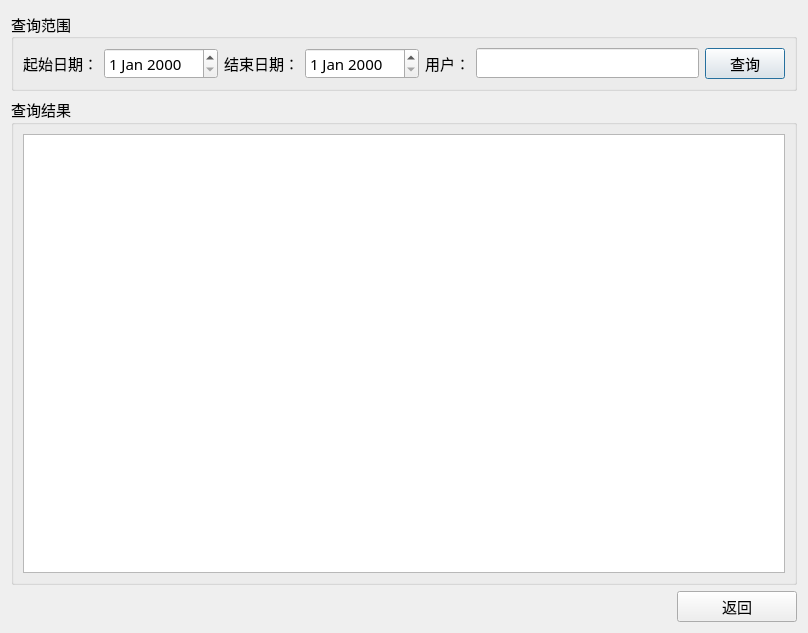
<?xml version="1.0" encoding="UTF-8"?>
<ui version="4.0">
 <class>LogDialog</class>
 <widget class="QDialog" name="LogDialog">
  <property name="geometry">
   <rect>
    <x>0</x>
    <y>0</y>
    <width>808</width>
    <height>633</height>
   </rect>
  </property>
  <property name="windowTitle">
   <string>Dialog</string>
  </property>
  <property name="layoutDirection">
   <enum>Qt::LeftToRight</enum>
  </property>
  <layout class="QGridLayout" name="gridLayout_3">
   <item row="0" column="0" colspan="2">
    <layout class="QVBoxLayout" name="verticalLayout">
     <item>
      <widget class="QGroupBox" name="groupBox">
       <property name="font">
        <font>
         <family>华文楷体</family>
         <pointsize>11</pointsize>
        </font>
       </property>
       <property name="layoutDirection">
        <enum>Qt::LeftToRight</enum>
       </property>
       <property name="title">
        <string>查询范围</string>
       </property>
       <property name="alignment">
        <set>Qt::AlignLeading|Qt::AlignLeft|Qt::AlignVCenter</set>
       </property>
       <layout class="QGridLayout" name="gridLayout">
        <item row="0" column="0">
         <layout class="QHBoxLayout" name="horizontalLayout">
          <item>
           <widget class="QLabel" name="label">
            <property name="font">
             <font>
              <family>华文楷体</family>
              <pointsize>11</pointsize>
             </font>
            </property>
            <property name="layoutDirection">
             <enum>Qt::LeftToRight</enum>
            </property>
            <property name="text">
             <string>起始日期：</string>
            </property>
           </widget>
          </item>
          <item>
           <widget class="QDateEdit" name="startDateEdit">
            <property name="font">
             <font>
              <family>华文楷体</family>
              <pointsize>11</pointsize>
             </font>
            </property>
            <property name="layoutDirection">
             <enum>Qt::LeftToRight</enum>
            </property>
           </widget>
          </item>
          <item>
           <widget class="QLabel" name="label_2">
            <property name="font">
             <font>
              <family>华文楷体</family>
              <pointsize>11</pointsize>
             </font>
            </property>
            <property name="layoutDirection">
             <enum>Qt::LeftToRight</enum>
            </property>
            <property name="text">
             <string>结束日期：</string>
            </property>
           </widget>
          </item>
          <item>
           <widget class="QDateEdit" name="endDateEdit">
            <property name="font">
             <font>
              <family>华文楷体</family>
              <pointsize>11</pointsize>
             </font>
            </property>
            <property name="layoutDirection">
             <enum>Qt::LeftToRight</enum>
            </property>
           </widget>
          </item>
          <item>
           <widget class="QLabel" name="label_3">
            <property name="font">
             <font>
              <family>华文楷体</family>
              <pointsize>11</pointsize>
             </font>
            </property>
            <property name="layoutDirection">
             <enum>Qt::LeftToRight</enum>
            </property>
            <property name="text">
             <string>用户：</string>
            </property>
           </widget>
          </item>
          <item>
           <widget class="QLineEdit" name="userLineEdit">
            <property name="font">
             <font>
              <family>华文楷体</family>
              <pointsize>11</pointsize>
             </font>
            </property>
            <property name="layoutDirection">
             <enum>Qt::LeftToRight</enum>
            </property>
           </widget>
          </item>
          <item>
           <widget class="QPushButton" name="queryPushButton">
            <property name="font">
             <font>
              <family>华文楷体</family>
              <pointsize>11</pointsize>
             </font>
            </property>
            <property name="layoutDirection">
             <enum>Qt::LeftToRight</enum>
            </property>
            <property name="text">
             <string>查询</string>
            </property>
           </widget>
          </item>
         </layout>
        </item>
       </layout>
      </widget>
     </item>
     <item>
      <widget class="QGroupBox" name="groupBox_2">
       <property name="font">
        <font>
         <family>华文楷体</family>
         <pointsize>11</pointsize>
        </font>
       </property>
       <property name="title">
        <string>查询结果</string>
       </property>
       <layout class="QGridLayout" name="gridLayout_2">
        <item row="0" column="0">
         <widget class="QTableWidget" name="tableWidget">
          <property name="font">
           <font>
            <family>华文楷体</family>
            <pointsize>11</pointsize>
           </font>
          </property>
         </widget>
        </item>
       </layout>
      </widget>
     </item>
    </layout>
   </item>
   <item row="1" column="0">
    <spacer name="horizontalSpacer">
     <property name="font">
      <font>
       <family>华文楷体</family>
       <pointsize>11</pointsize>
      </font>
     </property>
     <property name="orientation">
      <enum>Qt::Horizontal</enum>
     </property>
     <property name="sizeHint" stdset="0">
      <size>
       <width>40</width>
       <height>20</height>
      </size>
     </property>
    </spacer>
   </item>
   <item row="1" column="1">
    <widget class="QPushButton" name="cancelPushButton">
     <property name="minimumSize">
      <size>
       <width>120</width>
       <height>0</height>
      </size>
     </property>
     <property name="maximumSize">
      <size>
       <width>120</width>
       <height>16777215</height>
      </size>
     </property>
     <property name="font">
      <font>
       <family>华文楷体</family>
       <pointsize>11</pointsize>
      </font>
     </property>
     <property name="layoutDirection">
      <enum>Qt::LeftToRight</enum>
     </property>
     <property name="text">
      <string>返回</string>
     </property>
    </widget>
   </item>
  </layout>
 </widget>
 <resources/>
 <connections>
  <connection>
   <sender>cancelPushButton</sender>
   <signal>clicked()</signal>
   <receiver>LogDialog</receiver>
   <slot>accept()</slot>
   <hints>
    <hint type="sourcelabel">
     <x>724</x>
     <y>616</y>
    </hint>
    <hint type="destinationlabel">
     <x>606</x>
     <y>586</y>
    </hint>
   </hints>
  </connection>
 </connections>
</ui>
